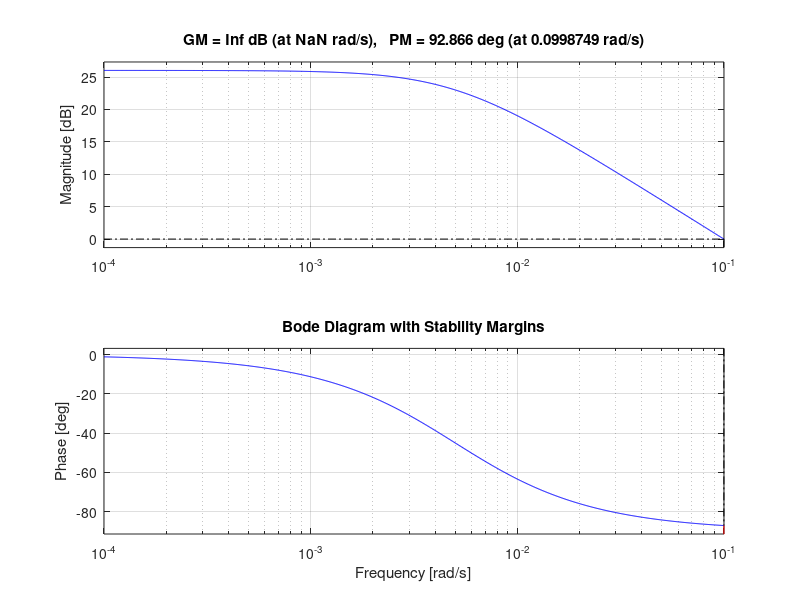
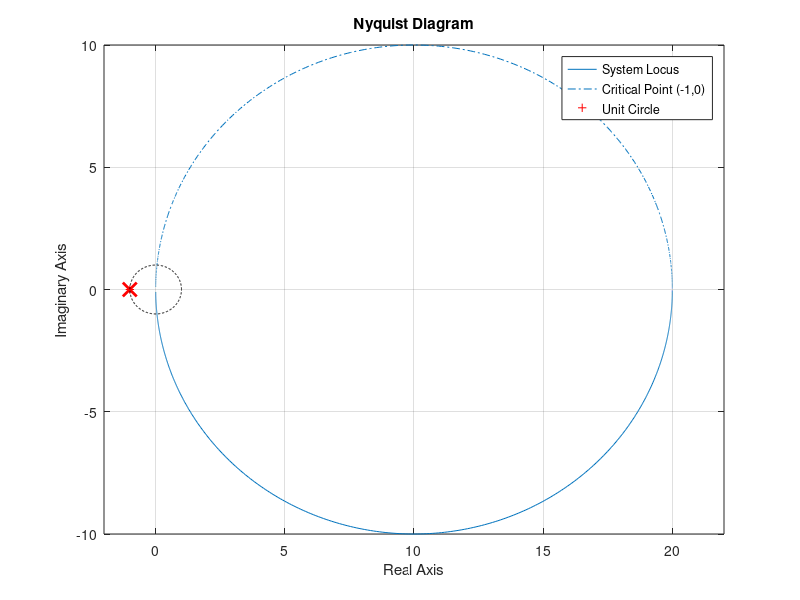

Here is the MATLAB script that generated these plots, in order:
%% Frequency Domain Analysis (Bode & Nyquist)
clear; clc; close all;

% 1. Define Linearized Transfer Function
% G(s) = 20 / (200s + 1)
num = [20];
den = [200 1];
sys = tf(num, den);

% 2. Bode Diagram Analysis
figure(1);
% دستور margin هم نمودار بود را میکشد و هم حاشیه پایداری را نشان میدهد
margin(sys); 
grid on;
title('Bode Diagram with Stability Margins');

% دریافت مقادیر دقیق حاشیه بهره و فاز
[Gm, Pm, Wcg, Wcp] = margin(sys);
Gm_dB = 20*log10(Gm); % تبدیل به دسیبل

disp('--------------------------------------------------');
disp('Frequency Response Characteristics:');
disp(['Gain Margin (GM): ', num2str(Gm_dB), ' dB']);
disp(['Phase Margin (PM): ', num2str(Pm), ' deg']);
disp(['Gain Crossover Frequency: ', num2str(Wcp), ' rad/s']);
disp('--------------------------------------------------');

% 3. Nyquist Diagram Analysis
figure(2);
nyquist(sys);
grid on;
title('Nyquist Diagram');
% افزودن دایره واحد و نقطه -1 برای تحلیل چشمی
hold on;
plot(-1, 0, 'rx', 'MarkerSize', 10, 'LineWidth', 2); % نقطه بحرانی -1
theta = 0:0.01:2*pi;
plot(cos(theta), sin(theta), 'k--'); % دایره واحد
legend('System Locus', 'Critical Point (-1,0)', 'Unit Circle');
axis([-2 22 -10 10]); % تنظیم محور برای دیدن شروع نمودار از 20
